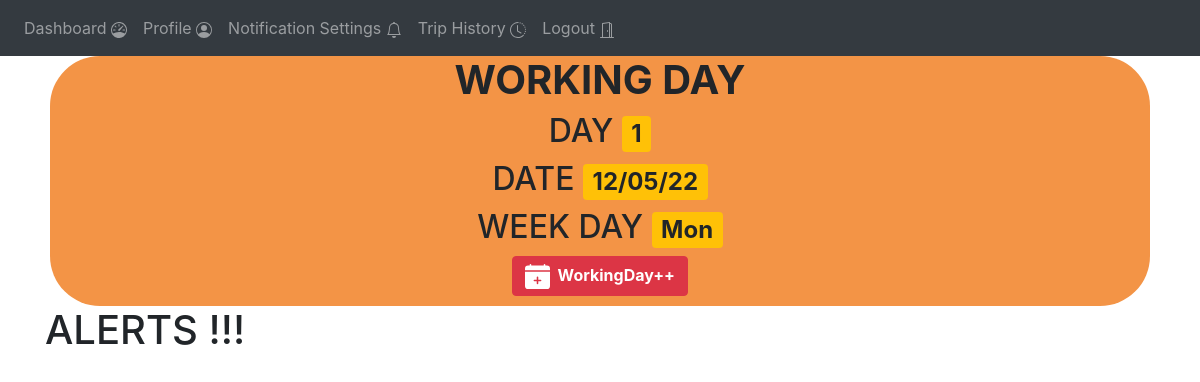
Page /admin-home (signed in) on the committed database.
### website/models.py (models this page shows)
class Working_day(db.Model):
    day = db.Column(db.Integer, primary_key=True)
    date = db.Column(db.String(15))
    week_day = db.Column(db.String(15))
    trips_created = db.Column(db.String(1))

### website/views.py (the view)
@views.route('/admin-home', methods=['GET', 'POST'])
@login_required
def admin_home():
    working_day = Site_settings.query.filter_by(key="current_working_day").first().value
    w = Working_day.query.filter_by(day=working_day).first()
    return render_template("admin_home.html" , user = current_user, w = w )

### website/__init__.py (called while the page is built)
def create_app():
    app = Flask(__name__)
    app.config['SECRET_KEY'] = '#itsactuallyapassword'
    app.config['SQLALCHEMY_DATABASE_URI'] = f'sqlite:///{DB_NAME}'
    db.init_app(app)
    from .views import views
    from .auth import auth
    app.register_blueprint(views, url_prefix='/')
    app.register_blueprint(auth, url_prefix='/')
    from .models import User
    create_database(app)
    login_manager = LoginManager()
    login_manager.login_view = 'auth.login'
    login_manager.init_app(app)
    @login_manager.user_loader
    def load_user(id):
        return User.query.get(int(id))
    return app

### website/templates/admin_home.html (shortened to what this page needs)
{% extends "base.html" %}
{% block content %}
<div  style="background-color: rgb(243, 148, 70);align-content: center ;text-align: center ;margin-left: 5px;margin-right: 5px;padding-left: 5px;padding-right:5px ; padding-bottom : 10px;border-radius: 50px;">
  <h1><b>WORKING DAY</h1></b>
  <h2>DAY  <span class="badge bg-warning">{{w.day}}</span></h2>
  <h2>DATE <span class="badge bg-warning">{{w.date}}</span></h2>
  <h2>WEEK DAY  <span class="badge bg-warning">{{w.week_day}}</span></h2>
  <button  class = "btn btn-danger" onclick="increment_working_day()"><b>
    <span>
  </span>&nbsp;WorkingDay++
</b></button>
</div>
<div >
    <h1>ALERTS !!! </h1>
</div>
<br>
{% endblock %}

### rows in the picture
Working_day: day "1", date "12/05/22", week_day "Mon"
